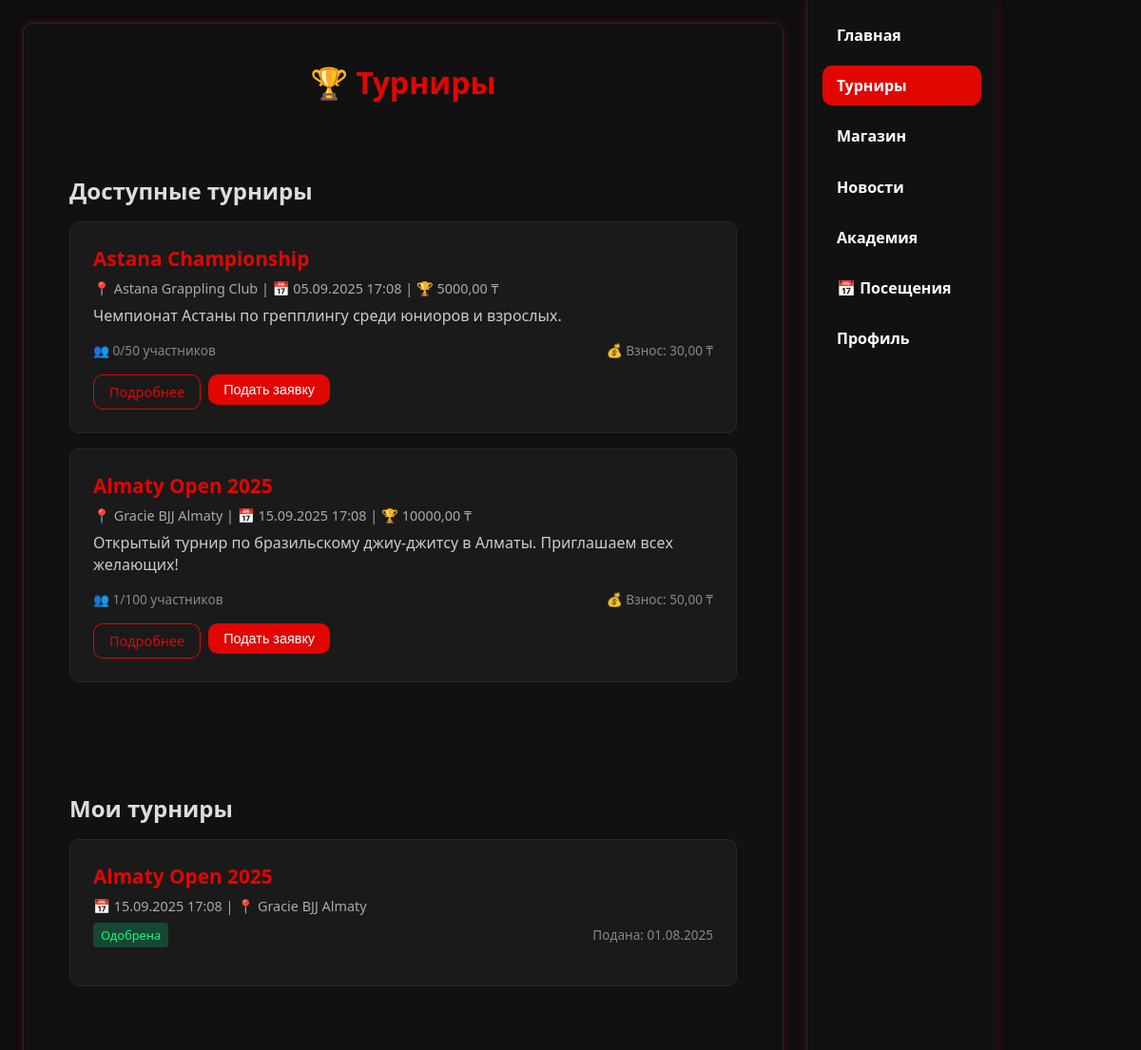
The page /tournaments/ (signed in) on the database as committed earlier.
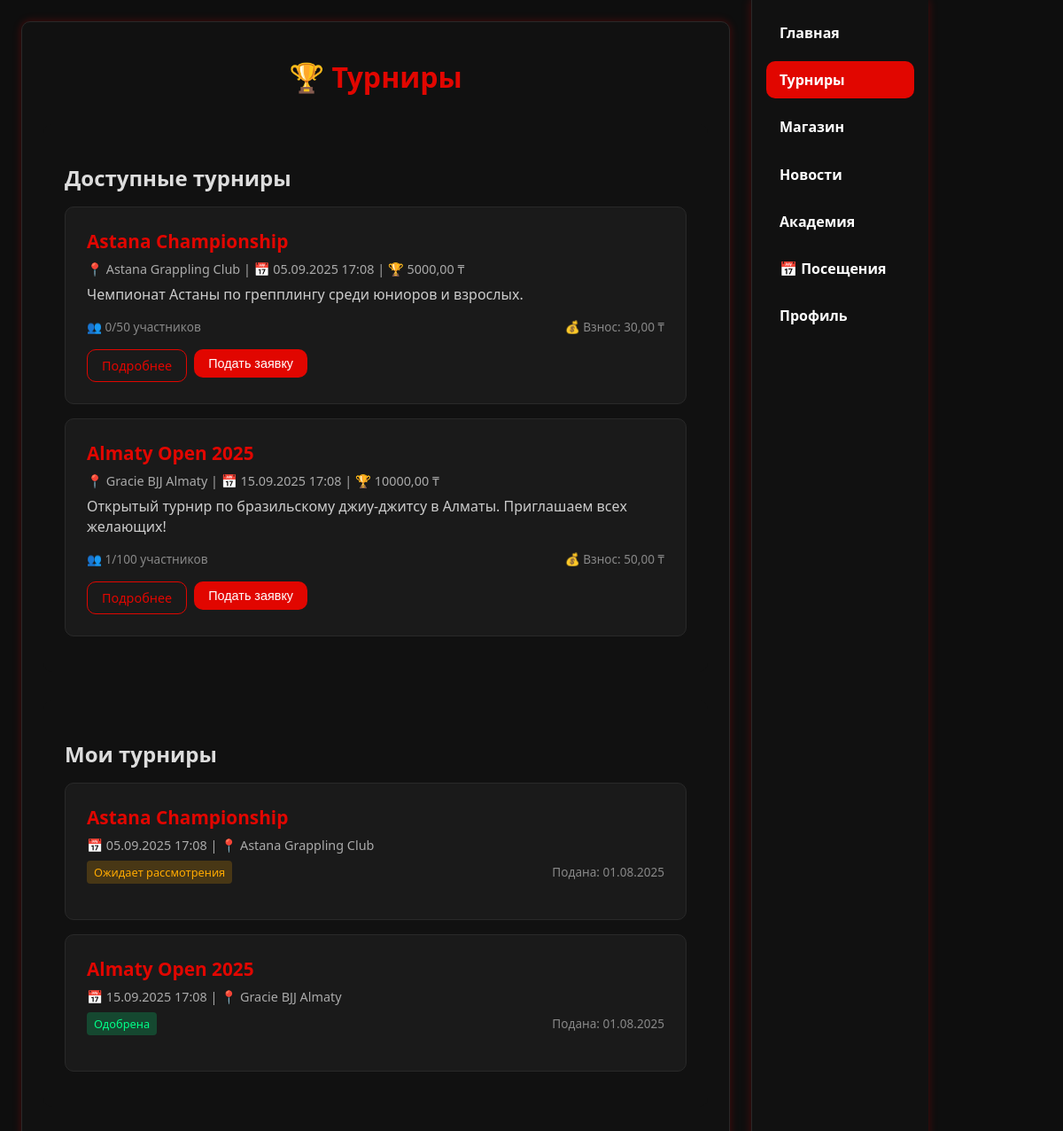
The same page on the database as committed later.
### tournaments/models.py (models this page shows, shortened)
class Tournament(models.Model):
    LEVEL_CHOICES = [
        ("beginner", "Начинающий"),
        ("intermediate", "Средний"),
        ("advanced", "Продвинутый"),
        ("all", "Все уровни"),
    ]
    title = models.CharField(max_length=200, verbose_name="Название турнира")
    description = models.TextField(verbose_name="Описание")
    gym = models.ForeignKey(Gym, on_delete=models.CASCADE, verbose_name="Академия")
    organizer = models.ForeignKey(
        settings.AUTH_USER_MODEL,
        on_delete=models.CASCADE,
        limit_choices_to={"role__in": ["coach", "admin"]},
        verbose_name="Организатор",
    )
    level = models.CharField(
        max_length=20, choices=LEVEL_CHOICES, default="all", verbose_name="Уровень"
    )
    max_participants = models.PositiveIntegerField(default=50, verbose_name="Максимум участников")
    registration_deadline = models.DateTimeField(verbose_name="Дедлайн регистрации")
    tournament_date = models.DateTimeField(verbose_name="Дата турнира")
    entry_fee = models.DecimalField(
        max_digits=10, decimal_places=2, default=Decimal("0.00"), verbose_name="Взнос за участие"
    )
    prize_pool = models.DecimalField(
        max_digits=10, decimal_places=2, default=Decimal("0.00"), verbose_name="Призовой фонд"
    )
    is_active = models.BooleanField(default=True, verbose_name="Активен")
    created_at = models.DateTimeField(auto_now_add=True, verbose_name="Дата создания")
    updated_at = models.DateTimeField(auto_now=True, verbose_name="Дата обновления")
    class Meta:
        verbose_name = "Турнир"
        verbose_name_plural = "Турниры"
        ordering = ["-tournament_date"]
    @property
    def current_participants(self):
        return self.applications.filter(status="approved").count()  # type: ignore
    @property
    def is_full(self):
        return self.current_participants >= self.max_participants

class TournamentApplication(models.Model):
    STATUS_CHOICES = [
        ("pending", "Ожидает рассмотрения"),
        ("approved", "Одобрена"),
        ("rejected", "Отклонена"),
        ("cancelled", "Отменена"),
    ]
    tournament = models.ForeignKey(
        Tournament, on_delete=models.CASCADE, related_name="applications", verbose_name="Турнир"
    )
    participant = models.ForeignKey(
        settings.AUTH_USER_MODEL,
        on_delete=models.CASCADE,
        limit_choices_to={"role": "student"},
        verbose_name="Участник",
    )
    status = models.CharField(
        max_length=20, choices=STATUS_CHOICES, default="pending", verbose_name="Статус"
    )
    weight_category = models.CharField(max_length=50, blank=True, verbose_name="Весовая категория")
    experience_years = models.PositiveIntegerField(default=0, verbose_name="Опыт в годах")
    message = models.TextField(blank=True, verbose_name="Сообщение")
    applied_at = models.DateTimeField(auto_now_add=True, verbose_name="Дата подачи")
    processed_at = models.DateTimeField(null=True, blank=True, verbose_name="Дата обработки")
    processed_by = models.ForeignKey(
        settings.AUTH_USER_MODEL,
        on_delete=models.SET_NULL,
        null=True,
        blank=True,
        limit_choices_to={"role__in": ["coach", "admin"]},
        related_name="processed_tournament_applications",
        verbose_name="Обработал",
    )
    class Meta:
        verbose_name = "Заявка на турнир"
        verbose_name_plural = "Заявки на турниры"
        ordering = ["-applied_at"]
        unique_together = ["tournament", "participant"]

### gyms/models.py (models this page shows, shortened)
class Gym(models.Model):
    name = models.CharField(max_length=200, verbose_name="Название академии")
    address = models.TextField(verbose_name="Адрес")
    phone = models.CharField(max_length=20, verbose_name="Телефон")
    email = models.EmailField(verbose_name="Email")
    description = models.TextField(blank=True, verbose_name="Описание")
    image = models.ImageField(upload_to="gyms/", blank=True, null=True, verbose_name="Фото")
    rating = models.DecimalField(
        max_digits=3,
        decimal_places=2,
        default=Decimal("0.00"),
        validators=[MinValueValidator(0), MaxValueValidator(5)],
        verbose_name="Рейтинг",
    )
    is_active = models.BooleanField(default=True, verbose_name="Активна")
    created_at = models.DateTimeField(auto_now_add=True, verbose_name="Дата создания")
    updated_at = models.DateTimeField(auto_now=True, verbose_name="Дата обновления")
    class Meta:
        verbose_name = "Академия"
        verbose_name_plural = "Академии"
        ordering = ["name"]

### tournaments/views.py (the view)
# urls.py: path("", views.tournament_list, name="list"),
def tournament_list(request):
    tournaments = Tournament.objects.filter(is_active=True).order_by("tournament_date")
    return render(request, "tournaments/tournament.html", {"tournaments": tournaments})

### templates/tournaments/tournament.html (shortened to what this page needs)
<!DOCTYPE html>
<html lang="ru">
  <head>
    <link href="https://cdn.jsdelivr.net/npm/fullcalendar@6.1.18/main.min.css" rel="stylesheet" />
  </head>
  <body>
    <div class="dashboard">
      <h1>🏆 Турниры</h1>
      <section id="tournaments-list">
        <h2>Доступные турниры</h2>
        {% if tournaments %}
          {% for tournament in tournaments %}
            <div class="tournament-card">
              <div class="tournament-title">{{ tournament.title }}</div>
              <div class="tournament-info">📍 {{ tournament.gym.name }} | 📅 {{ tournament.tournament_date|date:'d.m.Y H:i' }} | 🏆 {{ tournament.prize_pool }} ₸</div>
              <div class="tournament-description">{{ tournament.description|truncatewords:30 }}</div>
              <div class="tournament-meta">
                <span>👥 {{ tournament.current_participants }}/{{ tournament.max_participants }} участников</span>
                <span>💰 Взнос: {{ tournament.entry_fee }} ₸</span>
              </div>
              <div class="tournament-actions">
                <a href="{% url 'tournaments:detail' tournament.pk %}" class="btn btn-secondary">Подробнее</a>
                {% if user.is_authenticated and user.role == 'student' %}
                  {% if tournament.is_full %}
                    <button class="btn btn-disabled" disabled>Мест нет</button>
                  {% else %}
                    <form method="post" action="{% url 'tournaments:apply' tournament.pk %}" style="display: inline;">
                      <button type="submit" class="btn btn-primary">Подать заявку</button>
                    </form>
                  {% endif %}
                {% endif %}
              </div>
            </div>
          {% endfor %}
        {% else %}
          <div class="empty-state">
            <div class="empty-state-icon">🏆</div>
            <p>Пока нет доступных турниров</p>
          </div>
        {% endif %}
      </section>
      {% if user.is_authenticated %}
        <section id="my-tournaments">
          <h2>Мои турниры</h2>
          {% if user.role == 'student' %}
            {% if user.tournamentapplication_set.all %}
              {% for application in user.tournamentapplication_set.all %}
                <div class="tournament-card">
                  <div class="tournament-title">{{ application.tournament.title }}</div>
                  <div class="tournament-info">📅 {{ application.tournament.tournament_date|date:'d.m.Y H:i' }} | 📍 {{ application.tournament.gym.name }}</div>
                  <div class="tournament-meta">
                    <span class="status-badge status-{{ application.status }}">
                      {% if application.status == 'pending' %}
                        Ожидает рассмотрения
                      {% elif application.status == 'approved' %}
                        Одобрена
                      {% elif application.status == 'rejected' %}
                        Отклонена
                      {% elif application.status == 'cancelled' %}
                        Отменена
                      {% endif %}
                    </span>
                    <span>Подана: {{ application.applied_at|date:'d.m.Y' }}</span>
                  </div>
                </div>
              {% endfor %}
            {% else %}
              <div class="empty-state">
                <div class="empty-state-icon">📝</div>
                <p>Вы еще не подавали заявки на турниры</p>
              </div>
            {% endif %}
          {% endif %}
        </section>
      {% endif %}
    </div>
    <nav>
      <a href="{% url 'dashboard:home' %}">Главная</a>
      <a href="{% url 'tournaments:list' %}" class="active">Турниры</a>
      <a href="{% url 'store:list' %}">Магазин</a>
      <a href="{% url 'announcements:list' %}">Новости</a>
      <a href="{% url 'gyms:list' %}">Академия</a>
      <a href="{% url 'attendance:list' %}">📅 Посещения</a>
      <a href="{% url 'users:profile' %}">Профиль</a>
    </nav>
  </body>
</html>

Rows that differ between the two databases and show on the page:
added TournamentApplication: tournament "Astana Championship", tournament.tournament_date "05.09.2025 17:08", tournament.gym.name "Astana Grappling Club", status "Ожидает рассмотрения", applied_at "01.08.2025"
